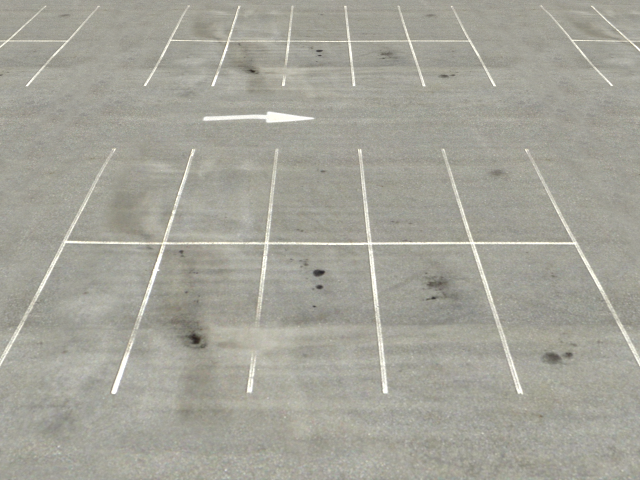
#> input picture test_grid.png, 640 x 480 px
$ python -i line_detection.py   (imports and definitions only)
#> lines starting #> are read from the running program, lines starting #| are printed output that depends on the picture; after the words box and inside, x2 and y2 are one past the last pixel; in counts of white or black regions, pixels touching at a corner belong together
'''Testing openCV line detection'''
# Found on https://stackoverflow.com/questions/45322630/how-to-detect-lines-in-opencv

import cv2
import numpy as np


def detect_lines(filename):

    # Get gray image
#> called with filename = '../test_grid.png'
    imgInput = filename
    imgOutput = '../images/' + filename.replace('.png', '') + '_lines.png'
    img = cv2.imread(imgInput)
#> img is the input picture: shape (480, 640, 3); mean B, G, R 153.2, 163.3, 164.3
    gray = cv2.cvtColor(img, cv2.COLOR_BGR2GRAY)

    # Process gray image with GaussianBlur
    kernal_size = 5
    blur_gray = cv2.GaussianBlur(gray, (kernal_size, kernal_size), 0)

    # Process edge detection using Canny
    low_threshold = 50
    high_threshold = 150
    edges = cv2.Canny(blur_gray, low_threshold, high_threshold)
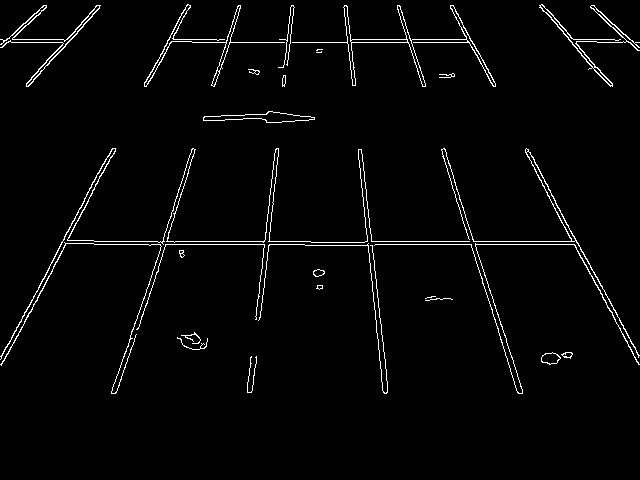
#> edges: shape (480, 640); 2.5% white in thin lines or dots, all inside (x1, y1, x2, y2) = (0, 4, 640, 394)

    # Get lines with HoughLinesP
    rho = 1  # distance resolution in pixels of the Hough grid
    theta = np.pi / 180  # angular resolution in radians of the Hough grid
    threshold = 15  # minimum number of votes (intersections in Hough grid cell)
    min_line_length = 50  # minimum number of pixels making up a line
    max_line_gap = 150  # maximum gap in pixels between connectable line segments
    line_image = np.copy(img)  # creating a blank to draw lines on
    line_overlay = np.copy(img)

    # Run Hough on edge detected image
    # Output "lines" is an array containing endpoints of detected line segments
    lines = cv2.HoughLinesP(edges, rho, theta, threshold, np.array([]),
                            min_line_length, max_line_gap)
#> lines = 70 rows, first 6: [60, 244, 578, 244], [3, 42, 639, 42], [0, 39, 630, 39], [358, 153, 383, 392], [62, 241, 576, 241], [483, 60, 638, 364]

    for line in lines:
        for x1, y1, x2, y2 in line:
            cv2.line(line_image, (x1, y1), (x2, y2), (255, 0, 0), 5)
#> this loop made 70 passes
#> line on passes 1 to 12: [[60, 244, 578, 244]], [[3, 42, 639, 42]], [[0, 39, 630, 39]], [[358, 153, 383, 392]], [[62, 241, 576, 241]], [[483, 60, 638, 364]], [[14, 342, 187, 4]], [[397, 5, 522, 391]], [[112, 393, 239, 5]], [[0, 356, 175, 41]], [[347, 6, 387, 392]], [[543, 5, 612, 84]]
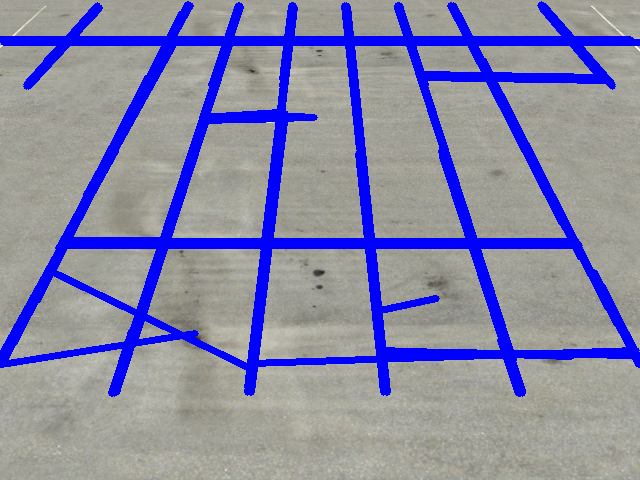
#> line_image: shape (480, 640, 3); 15.65% of pixels changed, all inside (x1, y1, x2, y2) = (0, 1, 640, 397)

    # Draw the lines on the  image
    lines_edges = cv2.addWeighted(img, 0.8, line_overlay, 1, 0)
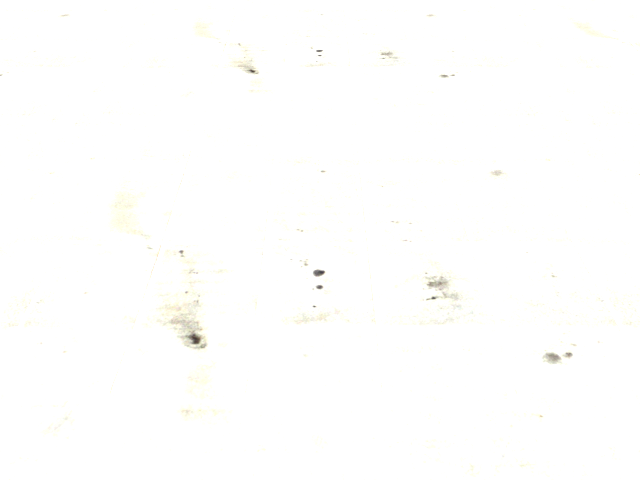
#> lines_edges: shape (480, 640, 3); mean B, G, R 253.8, 254.6, 254.7

    cv2.imwrite(imgOutput, line_image)

    return imgOutput

>>> result = detect_lines('../test_grid.png')
